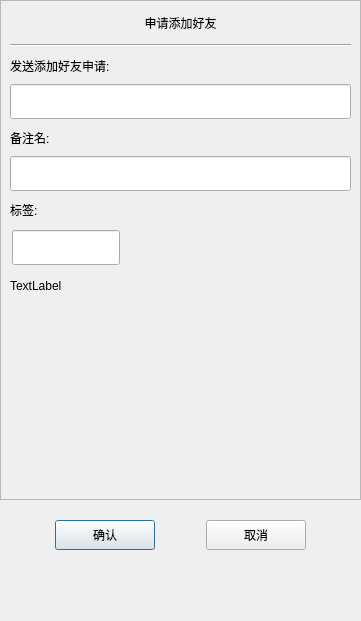
<?xml version="1.0" encoding="UTF-8"?>
<ui version="4.0">
 <class>ApplyFriend</class>
 <widget class="QDialog" name="ApplyFriend">
  <property name="geometry">
   <rect>
    <x>0</x>
    <y>0</y>
    <width>361</width>
    <height>621</height>
   </rect>
  </property>
  <property name="minimumSize">
   <size>
    <width>361</width>
    <height>621</height>
   </size>
  </property>
  <property name="maximumSize">
   <size>
    <width>361</width>
    <height>621</height>
   </size>
  </property>
  <property name="windowTitle">
   <string>Dialog</string>
  </property>
  <layout class="QVBoxLayout" name="verticalLayout">
   <property name="spacing">
    <number>0</number>
   </property>
   <property name="leftMargin">
    <number>0</number>
   </property>
   <property name="topMargin">
    <number>0</number>
   </property>
   <property name="rightMargin">
    <number>0</number>
   </property>
   <property name="bottomMargin">
    <number>0</number>
   </property>
   <item>
    <widget class="QScrollArea" name="scrollArea">
     <property name="minimumSize">
      <size>
       <width>0</width>
       <height>500</height>
      </size>
     </property>
     <property name="widgetResizable">
      <bool>true</bool>
     </property>
     <widget class="QWidget" name="scrollcontent">
      <property name="geometry">
       <rect>
        <x>0</x>
        <y>0</y>
        <width>359</width>
        <height>498</height>
       </rect>
      </property>
      <layout class="QVBoxLayout" name="verticalLayout_2">
       <property name="spacing">
        <number>0</number>
       </property>
       <property name="leftMargin">
        <number>0</number>
       </property>
       <property name="rightMargin">
        <number>0</number>
       </property>
       <item>
        <widget class="QLabel" name="apply_lb">
         <property name="minimumSize">
          <size>
           <width>0</width>
           <height>25</height>
          </size>
         </property>
         <property name="maximumSize">
          <size>
           <width>16777215</width>
           <height>25</height>
          </size>
         </property>
         <property name="text">
          <string>申请添加好友</string>
         </property>
         <property name="alignment">
          <set>Qt::AlignmentFlag::AlignCenter</set>
         </property>
        </widget>
       </item>
       <item>
        <widget class="QWidget" name="apply_wid" native="true">
         <layout class="QVBoxLayout" name="verticalLayout_3">
          <item>
           <widget class="Line" name="line">
            <property name="orientation">
             <enum>Qt::Orientation::Horizontal</enum>
            </property>
           </widget>
          </item>
          <item>
           <widget class="QLabel" name="label">
            <property name="minimumSize">
             <size>
              <width>0</width>
              <height>25</height>
             </size>
            </property>
            <property name="maximumSize">
             <size>
              <width>16777215</width>
              <height>25</height>
             </size>
            </property>
            <property name="text">
             <string>发送添加好友申请:</string>
            </property>
           </widget>
          </item>
          <item>
           <widget class="CustomizeEdit" name="name_ed">
            <property name="minimumSize">
             <size>
              <width>0</width>
              <height>35</height>
             </size>
            </property>
            <property name="maximumSize">
             <size>
              <width>16777215</width>
              <height>35</height>
             </size>
            </property>
           </widget>
          </item>
          <item>
           <widget class="QLabel" name="label_2">
            <property name="minimumSize">
             <size>
              <width>0</width>
              <height>25</height>
             </size>
            </property>
            <property name="maximumSize">
             <size>
              <width>16777215</width>
              <height>25</height>
             </size>
            </property>
            <property name="text">
             <string>备注名:</string>
            </property>
           </widget>
          </item>
          <item>
           <widget class="CustomizeEdit" name="back_ed">
            <property name="minimumSize">
             <size>
              <width>0</width>
              <height>35</height>
             </size>
            </property>
            <property name="maximumSize">
             <size>
              <width>16777215</width>
              <height>35</height>
             </size>
            </property>
           </widget>
          </item>
          <item>
           <widget class="QLabel" name="label_3">
            <property name="minimumSize">
             <size>
              <width>0</width>
              <height>25</height>
             </size>
            </property>
            <property name="maximumSize">
             <size>
              <width>16777215</width>
              <height>25</height>
             </size>
            </property>
            <property name="text">
             <string>标签:</string>
            </property>
           </widget>
          </item>
          <item>
           <widget class="QWidget" name="lb_group_wid" native="true">
            <property name="minimumSize">
             <size>
              <width>0</width>
              <height>50</height>
             </size>
            </property>
            <layout class="QVBoxLayout" name="verticalLayout_4">
             <property name="spacing">
              <number>0</number>
             </property>
             <property name="leftMargin">
              <number>0</number>
             </property>
             <property name="topMargin">
              <number>0</number>
             </property>
             <property name="rightMargin">
              <number>0</number>
             </property>
             <property name="bottomMargin">
              <number>0</number>
             </property>
             <item>
              <widget class="QWidget" name="gridWidget" native="true">
               <property name="minimumSize">
                <size>
                 <width>0</width>
                 <height>40</height>
                </size>
               </property>
               <property name="maximumSize">
                <size>
                 <width>16777215</width>
                 <height>40</height>
                </size>
               </property>
               <widget class="CustomizeEdit" name="lb_ed">
                <property name="geometry">
                 <rect>
                  <x>2</x>
                  <y>2</y>
                  <width>108</width>
                  <height>35</height>
                 </rect>
                </property>
                <property name="sizeIncrement">
                 <size>
                  <width>0</width>
                  <height>35</height>
                 </size>
                </property>
               </widget>
              </widget>
             </item>
             <item>
              <widget class="QWidget" name="input_tip_wid" native="true">
               <property name="minimumSize">
                <size>
                 <width>0</width>
                 <height>35</height>
                </size>
               </property>
               <property name="maximumSize">
                <size>
                 <width>16777215</width>
                 <height>35</height>
                </size>
               </property>
               <layout class="QVBoxLayout" name="verticalLayout_5">
                <property name="spacing">
                 <number>0</number>
                </property>
                <property name="leftMargin">
                 <number>0</number>
                </property>
                <property name="topMargin">
                 <number>0</number>
                </property>
                <property name="rightMargin">
                 <number>0</number>
                </property>
                <property name="bottomMargin">
                 <number>0</number>
                </property>
                <item>
                 <widget class="ClickedOnceLabel" name="tip_lb">
                  <property name="text">
                   <string>TextLabel</string>
                  </property>
                 </widget>
                </item>
               </layout>
              </widget>
             </item>
            </layout>
           </widget>
          </item>
          <item>
           <widget class="QWidget" name="widget" native="true">
            <property name="minimumSize">
             <size>
              <width>0</width>
              <height>60</height>
             </size>
            </property>
            <layout class="QHBoxLayout" name="horizontalLayout_2">
             <property name="spacing">
              <number>7</number>
             </property>
             <property name="leftMargin">
              <number>0</number>
             </property>
             <property name="topMargin">
              <number>0</number>
             </property>
             <property name="rightMargin">
              <number>0</number>
             </property>
             <property name="bottomMargin">
              <number>0</number>
             </property>
             <item>
              <widget class="QWidget" name="lb_list" native="true">
               <property name="minimumSize">
                <size>
                 <width>287</width>
                 <height>50</height>
                </size>
               </property>
               <property name="maximumSize">
                <size>
                 <width>287</width>
                 <height>16777215</height>
                </size>
               </property>
              </widget>
             </item>
             <item>
              <widget class="QWidget" name="more_lb_wid" native="true">
               <layout class="QVBoxLayout" name="verticalLayout_6">
                <item>
                 <spacer name="verticalSpacer_3">
                  <property name="orientation">
                   <enum>Qt::Orientation::Vertical</enum>
                  </property>
                  <property name="sizeHint" stdset="0">
                   <size>
                    <width>20</width>
                    <height>40</height>
                   </size>
                  </property>
                 </spacer>
                </item>
                <item>
                 <widget class="ClickedOnceLabel" name="more_lb">
                  <property name="minimumSize">
                   <size>
                    <width>25</width>
                    <height>25</height>
                   </size>
                  </property>
                  <property name="maximumSize">
                   <size>
                    <width>25</width>
                    <height>25</height>
                   </size>
                  </property>
                  <property name="text">
                   <string/>
                  </property>
                 </widget>
                </item>
                <item>
                 <spacer name="verticalSpacer_4">
                  <property name="orientation">
                   <enum>Qt::Orientation::Vertical</enum>
                  </property>
                  <property name="sizeHint" stdset="0">
                   <size>
                    <width>20</width>
                    <height>40</height>
                   </size>
                  </property>
                 </spacer>
                </item>
               </layout>
              </widget>
             </item>
            </layout>
           </widget>
          </item>
         </layout>
        </widget>
       </item>
      </layout>
     </widget>
    </widget>
   </item>
   <item>
    <spacer name="verticalSpacer">
     <property name="orientation">
      <enum>Qt::Orientation::Vertical</enum>
     </property>
     <property name="sizeType">
      <enum>QSizePolicy::Policy::Fixed</enum>
     </property>
     <property name="sizeHint" stdset="0">
      <size>
       <width>20</width>
       <height>10</height>
      </size>
     </property>
    </spacer>
   </item>
   <item>
    <widget class="QWidget" name="apply_sure_wid" native="true">
     <property name="minimumSize">
      <size>
       <width>0</width>
       <height>50</height>
      </size>
     </property>
     <layout class="QHBoxLayout" name="horizontalLayout">
      <item>
       <spacer name="horizontalSpacer">
        <property name="orientation">
         <enum>Qt::Orientation::Horizontal</enum>
        </property>
        <property name="sizeHint" stdset="0">
         <size>
          <width>41</width>
          <height>20</height>
         </size>
        </property>
       </spacer>
      </item>
      <item>
       <widget class="ClickedBtn" name="sure_btn">
        <property name="minimumSize">
         <size>
          <width>100</width>
          <height>30</height>
         </size>
        </property>
        <property name="maximumSize">
         <size>
          <width>100</width>
          <height>30</height>
         </size>
        </property>
        <property name="text">
         <string>确认</string>
        </property>
       </widget>
      </item>
      <item>
       <spacer name="horizontalSpacer_2">
        <property name="orientation">
         <enum>Qt::Orientation::Horizontal</enum>
        </property>
        <property name="sizeHint" stdset="0">
         <size>
          <width>42</width>
          <height>20</height>
         </size>
        </property>
       </spacer>
      </item>
      <item>
       <widget class="ClickedBtn" name="cancel_btn">
        <property name="minimumSize">
         <size>
          <width>100</width>
          <height>30</height>
         </size>
        </property>
        <property name="maximumSize">
         <size>
          <width>100</width>
          <height>30</height>
         </size>
        </property>
        <property name="text">
         <string>取消</string>
        </property>
       </widget>
      </item>
      <item>
       <spacer name="horizontalSpacer_3">
        <property name="orientation">
         <enum>Qt::Orientation::Horizontal</enum>
        </property>
        <property name="sizeHint" stdset="0">
         <size>
          <width>41</width>
          <height>20</height>
         </size>
        </property>
       </spacer>
      </item>
     </layout>
    </widget>
   </item>
   <item>
    <spacer name="verticalSpacer_2">
     <property name="orientation">
      <enum>Qt::Orientation::Vertical</enum>
     </property>
     <property name="sizeHint" stdset="0">
      <size>
       <width>20</width>
       <height>40</height>
      </size>
     </property>
    </spacer>
   </item>
  </layout>
 </widget>
 <customwidgets>
  <customwidget>
   <class>ClickedBtn</class>
   <extends>QPushButton</extends>
   <header location="global">clickedbtn.h</header>
  </customwidget>
  <customwidget>
   <class>CustomizeEdit</class>
   <extends>QLineEdit</extends>
   <header location="global">customizeedit.h</header>
  </customwidget>
  <customwidget>
   <class>ClickedOnceLabel</class>
   <extends>QLabel</extends>
   <header location="global">clickedoncelabel.h</header>
  </customwidget>
 </customwidgets>
 <resources/>
 <connections/>
</ui>
